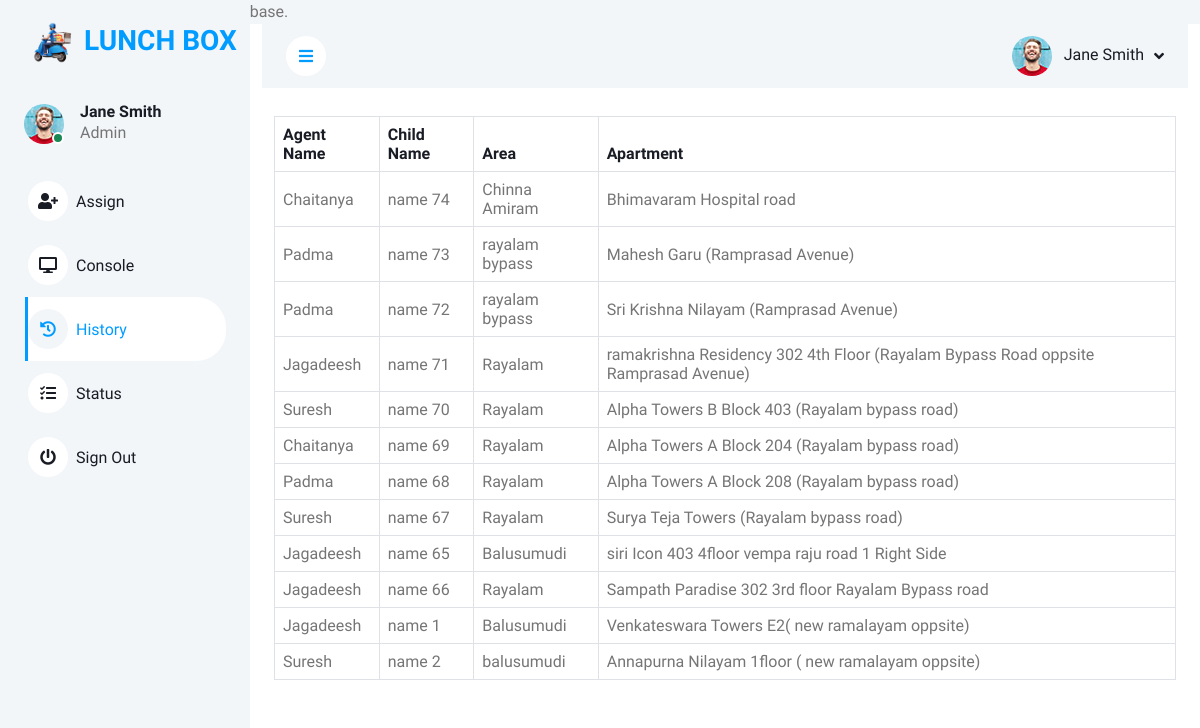
Page /history.php (signed in) on the committed database.
### tables this page shows
CREATE TABLE `deliveryagent` (
  `agent_id` int(11) NOT NULL,
  `agent_name` varchar(250) NOT NULL,
  `agent_number` varchar(12) NOT NULL
);

CREATE TABLE `child` (
  `c_id` int(11) NOT NULL,
  `c_name` varchar(250) NOT NULL,
  `c_class` varchar(30) NOT NULL,
  `c_age` int(11) NOT NULL,
  `p_id` int(11) NOT NULL,
  `s_id` int(11) NOT NULL,
  `sub_id` int(11) NOT NULL
);

CREATE TABLE `address` (
  `addr_id` int(11) NOT NULL,
  `area` varchar(250) NOT NULL,
  `apartment` varchar(100) NOT NULL,
  `pincode` int(6) NOT NULL
);

### history.php (the view, shortened to what this page needs)
<?php
include_once 'db/connect.php';
?>
<!DOCTYPE html>
<html lang="en">
<head>
    <link href="https://cdnjs.cloudflare.com/ajax/libs/font-awesome/5.10.0/css/all.min.css" rel="stylesheet">
    <link href="https://cdn.jsdelivr.net/npm/bootstrap-icons@1.4.1/font/bootstrap-icons.css" rel="stylesheet">
    <link href="lib/owlcarousel/assets/owl.carousel.min.css" rel="stylesheet">
    <link href="lib/tempusdominus/css/tempusdominus-bootstrap-4.min.css" rel="stylesheet" />
    <link href="css/bootstrap.min.css" rel="stylesheet">
    <link href="css/style.css" rel="stylesheet">
<body>
    <div class="content">
        <div class="container-fluid">
        <?php include 'sidebar.php'; ?>
            <?php include 'navbar.php'; ?>
        </div>
        <div class="container-fluid pt-1 pb-1 px-4 mt-4 bg-white">
            <div class=" table table-responsive">
                <table class="table text-start align-middle table-bordered table-hover mb-0">
                    <thead>
                        <tr class="text-dark">
                            <th scope="col">Agent Name</th>
                            <th scope="col">Child Name</th>
                            <th scope="col">Area</th>
                            <th scope="col">Apartment</th>
                        </tr>
                    </thead>
                    <tbody>
                        <?php
                        $sql = "SELECT da.agent_name, p.p_name, c.c_name, c.c_class, a.area, a.apartment, a.pincode
                        FROM trips t
                        INNER JOIN deliveryagent da ON t.agent_id = da.agent_id
                        INNER JOIN child c ON t.c_id = c.c_id
                        INNER JOIN parent p ON c.p_id = p.p_id
                        INNER JOIN address a ON p.addr_id = a.addr_id";
                        $result = $conn->query($sql);
                        if ($result->num_rows > 0) {
                            while ($row = $result->fetch_assoc()) {
                                $agentName = $row["agent_name"];
                                $childName = $row["c_name"];
                                $area = $row["area"];
                                $apartment = $row["apartment"];
                                echo "<tr>";
                                echo "<td>" . $agentName . "</td>";
                                echo "<td>" . $childName . "</td>";
                                echo "<td>" . $area . "</td>";
                                echo "<td>" . $apartment . "</td>";
                                echo "</tr>";
                            }
                        } else {
                            echo "<tr>";
                            echo "<td colspan='6'>No data found.</td>";
                            echo "</tr>";
                        }
                        ?>
                    </tbody>
                </table>
            </div>
        </div>
    </div>
</body>
</html>

### sidebar.php (shortened to what this page needs)
<?php
    include_once 'db/connect.php';
    $query = "SELECT * FROM admin WHERE username='$_SESSION[username]'";
    $data = mysqli_query($conn, $query);
    $result = mysqli_fetch_assoc($data);
    $name = $result['name'];
?>
<div class="sidebar pe-4 pb-3">
    <nav class="navbar bg-light navbar-light">
        <a href="index.php" class="navbar-brand mx-4 mb-3">
            <h3 class="text-primary"><img src="./img/icon.png" style="width: 60px; height: auto;">LUNCH BOX</h3>
        </a>
        <div class="d-flex align-items-center ms-4 mb-4">
            <div class="position-relative">
                <img class="rounded-circle" src="img/user.jpg" alt="" style="width: 40px; height: 40px;">
                <div class="bg-success rounded-circle border border-2 border-white position-absolute end-0 bottom-0 p-1"></div>
            </div>
            <div class="ms-3">
                <h6 class="mb-0"><?php echo $name; ?></h6>
                <span>Admin</span>
            </div>
        </div>
        <div class="navbar-nav w-100">
            <a href="index.php" id="nav-link-assign" class="nav-item nav-link"><i class="fa fa-user-plus me-2"></i>Assign</a>
            <a href="console.php" id='nav-link-console' class="nav-item nav-link"><i class="fa fa-desktop me-2"></i>Console</a>
            <a href="history.php" id='nav-link-history' class="nav-item nav-link"><i class="fa fa-history me-2"></i>History</a>
            <a href="status.php" id='nav-link-status' class="nav-item nav-link"><i class="fa fa-tasks me-2"></i>Status</a>
            <a href="?logout" class="nav-item nav-link"><i class="fa fa-power-off me-2"></i>Sign Out</a>
        </div>
    </nav>
</div>

### navbar.php (shortened to what this page needs)
<?php
    include_once 'db/connect.php';
    $query = "SELECT * FROM admin WHERE username='$_SESSION[username]'";
    $data = mysqli_query($conn, $query);
    $result = mysqli_fetch_assoc($data);
    $name = $result['name'];
?>
<nav class="navbar navbar-expand bg-light navbar-light sticky-top px-4 py-0">
    <a href="#" class="sidebar-toggler flex-shrink-0">
        <i class="fa fa-bars"></i>
    </a>
    <div class="navbar-nav align-items-center ms-auto">
        <div class="nav-item dropdown">
            <a href="#" class="nav-link dropdown-toggle" data-bs-toggle="dropdown">
                <img class="rounded-circle me-lg-2" src="img/user.jpg" alt="" style="width: 40px; height: 40px;">
                <span class="d-none d-lg-inline-flex"><?php echo $name; ?></span>
            </a>
        </div>
    </div>
</nav>

### css/style.css (style rules this page uses)
:root { --primary: #009CFF; --light: #F3F6F9; --dark: #191C24; }
.sidebar { position: fixed; top: 0; left: 0; bottom: 0; width: 250px; height: 100vh; overflow-y: auto; background: var(--light); transition: 0.5s; z-index: 999; }
.content { margin-left: 250px; min-height: 100vh; background: #FFFFFF; transition: 0.5s; }
@media (min-width: 992px) { .sidebar { margin-left: 0; } }
@media (min-width: 992px) { .content { width: calc(100% - 250px); } }
.sidebar .navbar .navbar-nav .nav-link { padding: 7px 20px; color: var(--dark); font-weight: 500; border-left: 3px solid var(--light); border-radius: 0 30px 30px 0; outline: none; }
.sidebar .navbar .navbar-nav .nav-link:hover, .sidebar .navbar .navbar-nav .nav-link.active { color: var(--primary); background: #FFFFFF; border-color: var(--primary); }
.sidebar .navbar .navbar-nav .nav-link i { width: 40px; height: 40px; display: inline-flex; align-items: center; justify-content: center; background: #FFFFFF; border-radius: 40px; }
.sidebar .navbar .navbar-nav .nav-link:hover i, .sidebar .navbar .navbar-nav .nav-link.active i { background: var(--light); }
.content .navbar .navbar-nav .nav-link { margin-left: 25px; padding: 12px 0; color: var(--dark); outline: none; }
.content .navbar .navbar-nav .nav-link:hover, .content .navbar .navbar-nav .nav-link.active { color: var(--primary); }
.content .navbar .sidebar-toggler, .content .navbar .navbar-nav .nav-link i { width: 40px; height: 40px; display: inline-flex; align-items: center; justify-content: center; background: #FFFFFF; border-radius: 40px; }
.content .navbar .dropdown-toggle::after { margin-left: 6px; vertical-align: middle; border: none; content: "\f107"; font-family: "Font Awesome 5 Free"; font-weight: 900; transition: .5s; }

### rows in the picture
deliveryagent: agent_name "Chaitanya", child.c_name "name 74", address.area "Chinna Amiram", address.apartment "Bhimavaram Hospital road", child.c_name "name 69", address.area "Rayalam", address.apartment "Alpha Towers A Block 204 (Rayalam bypass road)"
deliveryagent: agent_name "Padma", child.c_name "name 73", address.area "rayalam bypass", address.apartment "Mahesh Garu (Ramprasad Avenue)", child.c_name "name 72", address.apartment "Sri Krishna Nilayam (Ramprasad Avenue)", child.c_name "name 68", address.area "Rayalam", address.apartment "Alpha Towers A Block 208 (Rayalam bypass road)"
deliveryagent: agent_name "Jagadeesh", child.c_name "name 71", address.area "Rayalam", address.apartment "ramakrishna Residency 302 4th Floor (Rayalam Bypass Road oppsite Ramprasad Avenue)", child.c_name "name 65", address.area "Balusumudi", address.apartment "siri Icon 403 4floor vempa raju road 1 Right Side", child.c_name "name 66", address.apartment "Sampath Paradise 302 3rd floor Rayalam Bypass road", child.c_name "name 1", address.apartment "Venkateswara Towers E2( new ramalayam oppsite)"
deliveryagent: agent_name "Suresh", child.c_name "name 70", address.area "Rayalam", address.apartment "Alpha Towers B Block 403 (Rayalam bypass road)", child.c_name "name 67", address.apartment "Surya Teja Towers (Rayalam bypass road)", child.c_name "name 2", address.area "balusumudi", address.apartment "Annapurna Nilayam 1floor ( new ramalayam oppsite)"

### other values in the picture
$name "Jane Smith"
